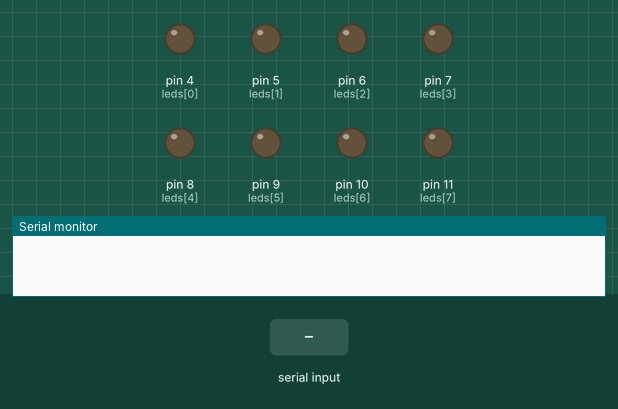
Recording of a sketch running on a simulated Arduino Uno, built with avr-gcc and run on an emulated ATmega328P. Shown: output pins drawn as LEDs (lit = HIGH), the last lines printed to the serial monitor. The inputs (shaded band) are chosen by the test bench.

Above: at 1.2 s.
1.3 s: "90,45\n" received over Serial
At 2.5 s:
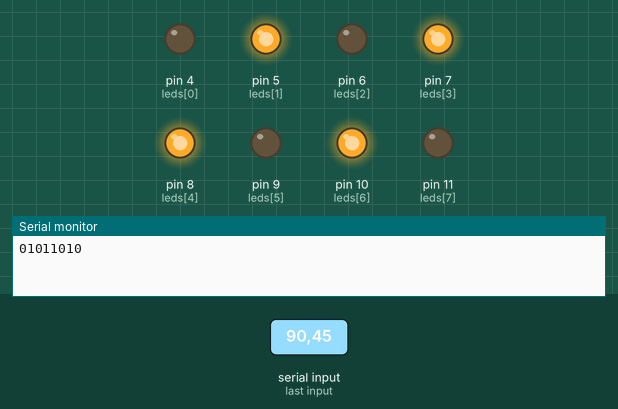
2.8 s: "30,150\n" received over Serial
At 3.8 s:
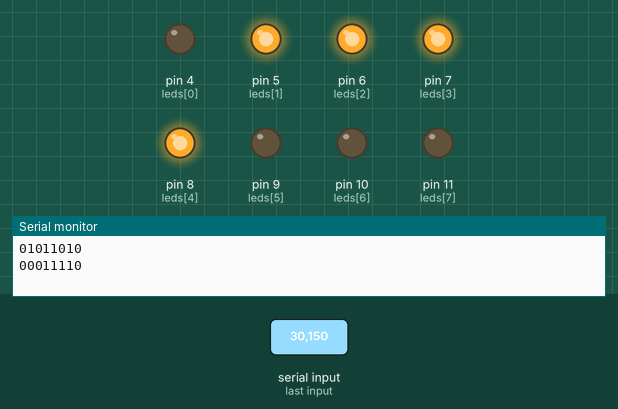
4.3 s: "5\n" received over Serial
At 4.8 s:
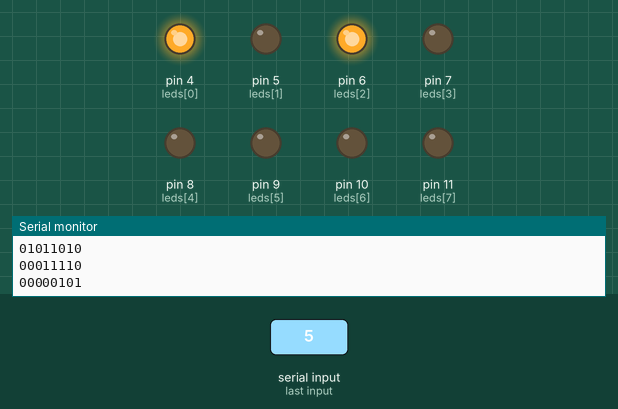
5.8 s: "200\n" received over Serial
At 7.0 s:
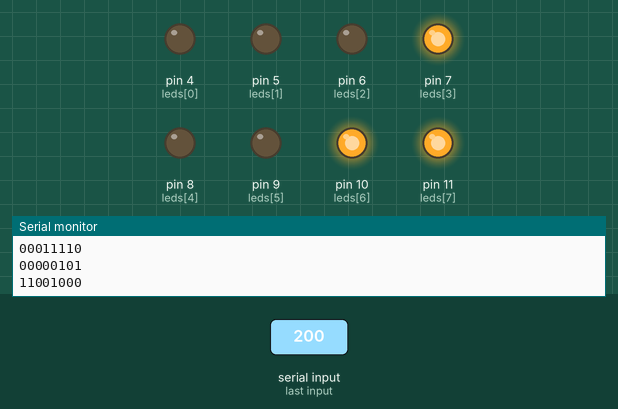
7.3 s: "90\n" received over Serial
At 8.3 s:
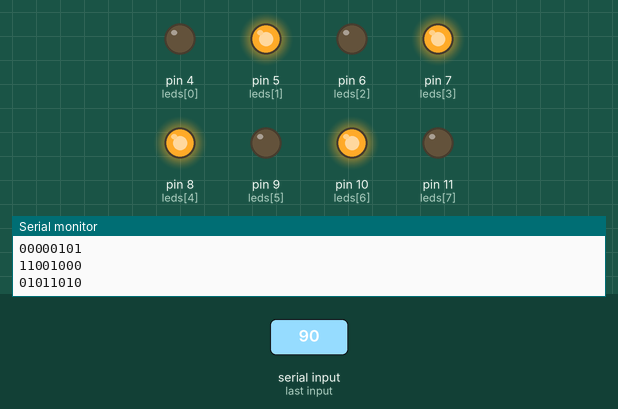
Timing chart, 0 to 9.8 s (numbered marks = the images above; inputs shaded):
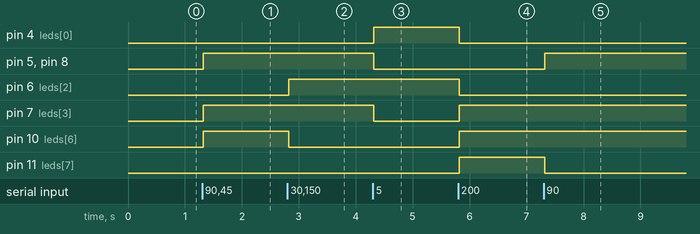

Measured:
- after the input at 1.3 s, pin 5 (leds[1]), pin 7 (leds[3]), pin 8 (leds[4]), pin 10 (leds[6]): LOW → HIGH at once
- after the input at 2.8 s, pin 6 (leds[2]): LOW → HIGH at once; pin 10 (leds[6]): HIGH → LOW at once
- after the input at 4.3 s, pin 4 (leds[0]): LOW → HIGH at once; pin 5 (leds[1]), pin 7 (leds[3]), pin 8 (leds[4]): HIGH → LOW at once
- after the input at 5.8 s, pin 4 (leds[0]), pin 6 (leds[2]): HIGH → LOW at once; pin 7 (leds[3]), pin 10 (leds[6]), pin 11 (leds[7]): LOW → HIGH at once
- after the input at 7.3 s, pin 5 (leds[1]), pin 8 (leds[4]): LOW → HIGH at once; pin 11 (leds[7]): HIGH → LOW at once

The sketch:

E_11_RepresentacionBinaria.ino
```cpp
int leds[] = {4, 5, 6, 7, 8, 9, 10, 11};

void setup() {
  // put your setup code here, to run once:
  Serial.begin(9600);
  Serial.setTimeout(15);
  for(int led = 0; led < 8; led++){
    pinMode(leds[led], OUTPUT);
  }
}


byte number = 0;
void loop() {
  if(Serial.available() > 0){
    number = Serial.readString().toInt(); //number=datos de serial
    for (int bit = 7; bit >= 0; bit--){//
      Serial.print(bitRead(number, bit));
      digitalWrite(leds[bit], bitRead(number, bit));
    }
    Serial.println();
  }
}
```
